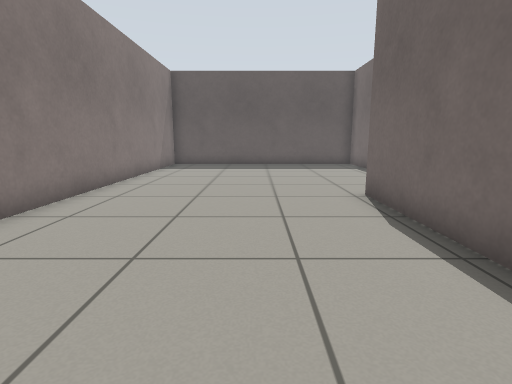
View 1 (above)

12 first-person views from a walk through a Gazebo world. The camera is 0.72 m above the floor, tilts 10° down and sees 80° across. The floor is counted in squares, 0.5 m on a side. Each view is taken from the middle of a square. On the plan, view 1 faces up. The plan holds only what a view shows up to about 14 squares ahead; the rest is blank. The place goes on beyond the plan. Simple patterns stand in for the simulator's built-in surfaces.

View 2
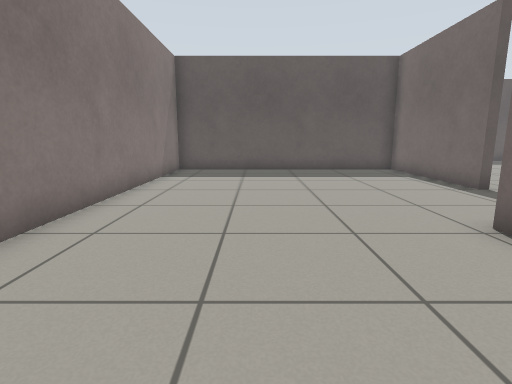

View 3
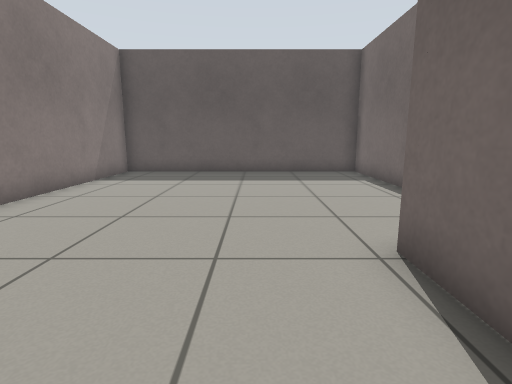

View 4
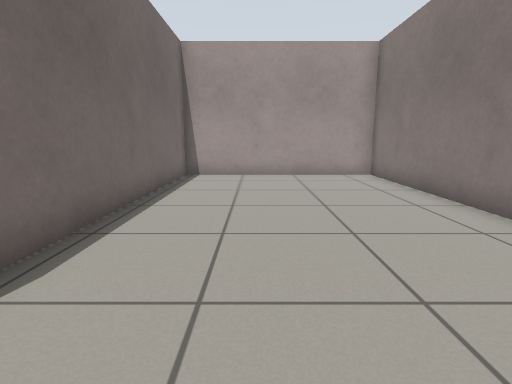

View 5
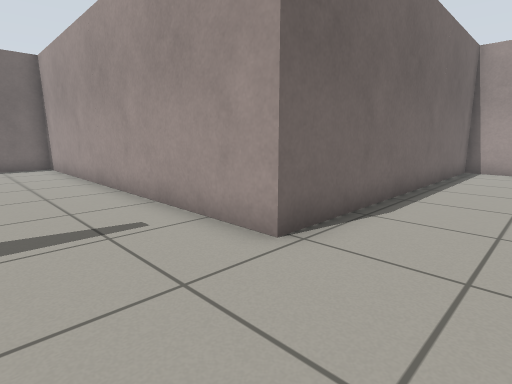

View 6
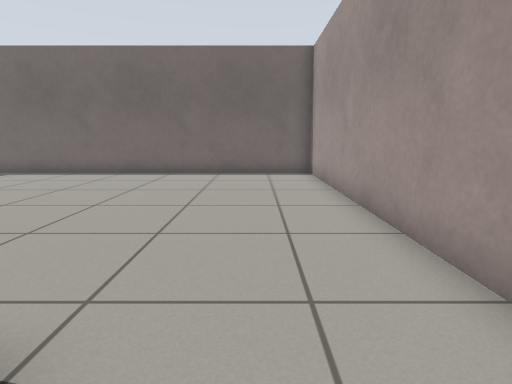

View 7
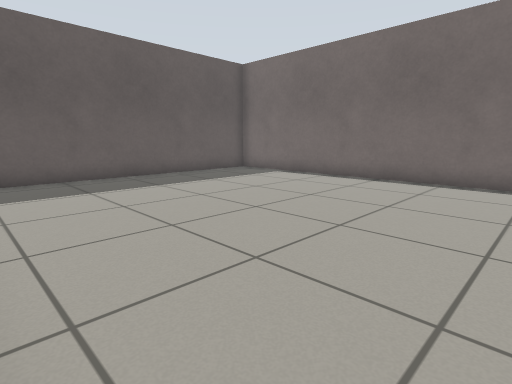

View 8
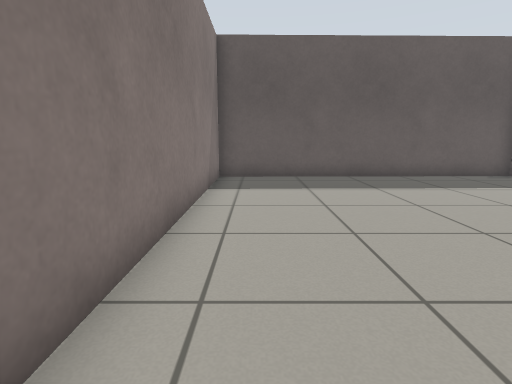

View 9
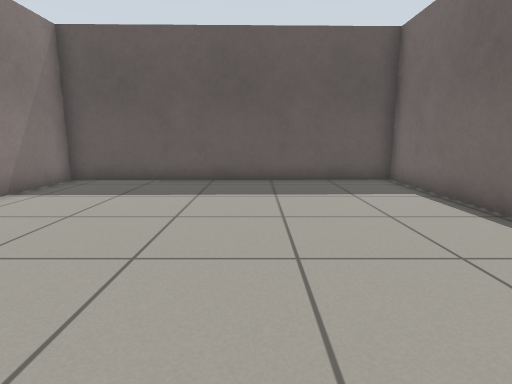

View 10
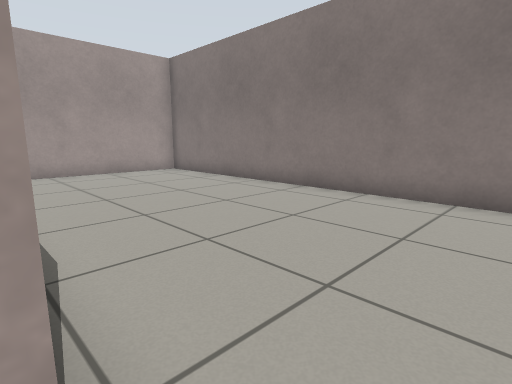

View 11
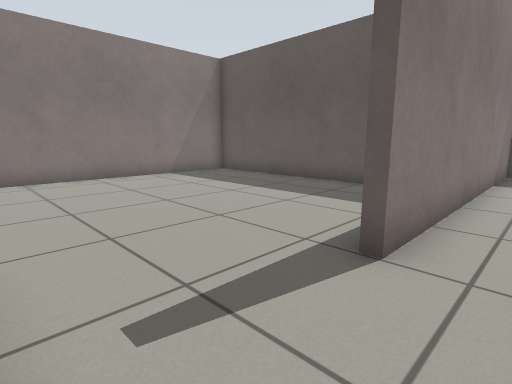

View 12
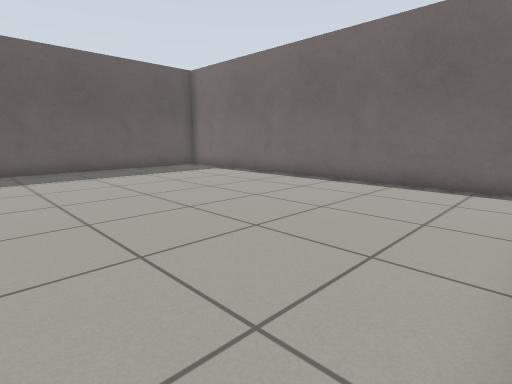

### Floor plan
Ten units are one square. View 1 is at (0, 0); x grows to the right and y downward. Boxes are objects, and circles mark ways between rooms. Rooms are numbered by the first view taken in them; rooms with no view inside come last. Other rooms are left out.
<svg viewBox="-51 -231 223 278">
<path fill="none" stroke="#000" d="M53 -115 53 -172 -46 -172 -46 42 28 42 28 -77 55 -77M55 -77 167 -77 167 -226 56 -224 56 -115"/>
<circle cx="50" cy="-95" r="3" fill="#2a7"/>
<text x="0" y="-70">1</text>
<text x="110" y="-150">2</text>
</svg>
Room 1 opens to room 2.

Where each view was taken, in squares from view 1:
view 1: 0 up, 0 right, facing up
view 2: 3 up, 1 left, facing up
view 3: 4 up, 1 right, facing up
view 4: 8 up, 0 right, facing down
view 5: 11 up, 0 right, facing down-right
view 6: 10 up, 4 right, facing right
view 7: 11 up, 6 right, facing up-right
view 8: 11 up, 7 right, facing up
view 9: 12 up, 12 right, facing up
view 10: 9 up, 3 right, facing down-left
view 11: 8 up, 7 right, facing up-left
view 12: 8 up, 7 right, facing up-right
